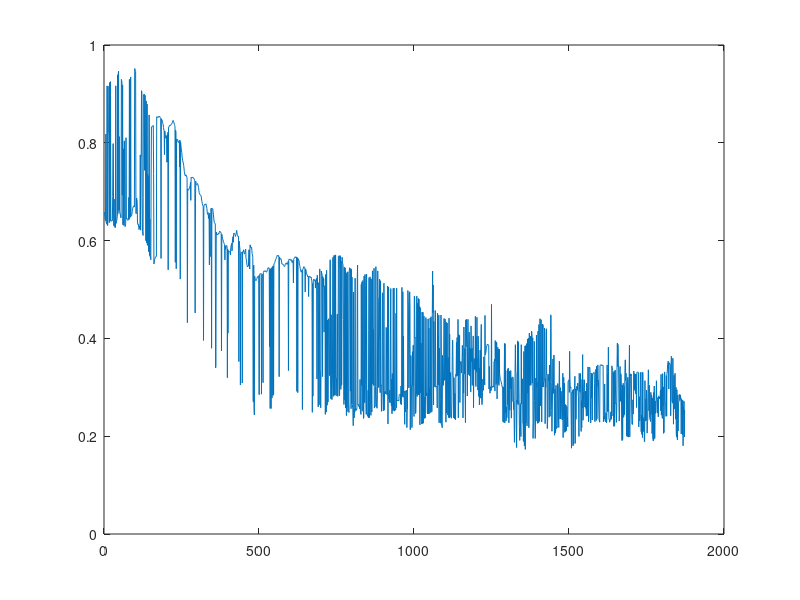

The MATLAB script that drew this image:
AMOUNT_OF_ROBOTS = 7;
DISTANCE_RATIO = 0.43;
TRANSLATE_X = 0.734;
TRANSLATE_Y = 3.87;

% Import the data
data = importdata('results0.txt');
data = data(:,2:end);

% Keep only the needed column of the matrix
index = 1:AMOUNT_OF_ROBOTS*7;
index = mod(index-5,7) == 0 | mod(index-6,7) == 0; % 1 where the column must be kept
data = data(:,index); % The matrix rows now only contains the needed data: x1,y1,x2,y2,...,xn,yn.

% Compute the reference angle
refAngle = 2*pi/AMOUNT_OF_ROBOTS; % in radians

% Get the absolute angles
xIndices = mod(1:AMOUNT_OF_ROBOTS*2, 2) == 1;
yIndices = mod(1:AMOUNT_OF_ROBOTS*2, 2) == 0;

x = (data(:, xIndices) - TRANSLATE_X) * DISTANCE_RATIO;
y = (data(:, yIndices) - TRANSLATE_Y) * DISTANCE_RATIO;
% 
% x = [0.5 * cos((1:AMOUNT_OF_ROBOTS) * 2*pi/AMOUNT_OF_ROBOTS); 0.5 * cos((1:AMOUNT_OF_ROBOTS) * 2*pi/AMOUNT_OF_ROBOTS)];
% y = [0.5 * sin((1:AMOUNT_OF_ROBOTS) * 2*pi/AMOUNT_OF_ROBOTS); 0.5 * sin((1:AMOUNT_OF_ROBOTS) * 2*pi/AMOUNT_OF_ROBOTS)];
% 
% x = [0 1];
% y = [1 0];

absoluteAngles = atan2(y,x);
absoluteAngles = sort(absoluteAngles, 2);

% Relative angles
relativeAngles = [diff(absoluteAngles, 1, 2) absoluteAngles(:,1)+2*pi-absoluteAngles(:,end)];

relErrors = abs((relativeAngles - refAngle)/refAngle);
results = mean(relErrors, 2);

plot(1:size(absoluteAngles,1),results)